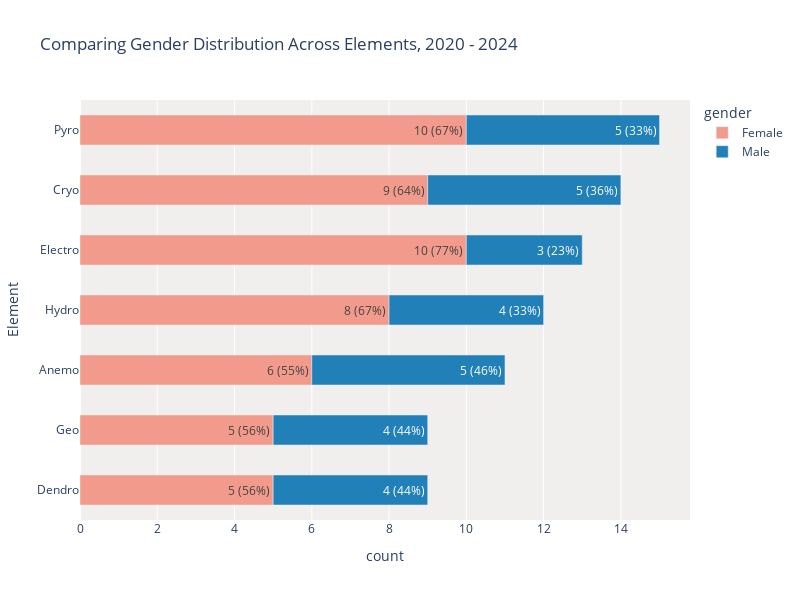

Write notebook code for a chart like this one.
### Markdown cell above
I also opted for bar charts for these visuals, using the same color mapping for gender. These visualizations feature stacked bars for conciseness.

### Code cell
# Is there a group with the most equal distribution? Are they concentrated in certain weapons? Vision types?
df_grouped = df.groupby(['vision', 'gender']).count().reset_index()
df_grouped = df_grouped[['vision', 'gender', 'character_name']].rename(columns={'character_name':'count'})
df_grouped['percentage'] = round(df_grouped['count']/df_grouped.groupby(['vision'])['count'].transform('sum')*100,1)

df_grouped
fig = px.bar(df_grouped, x="count", y="vision", color="gender", hover_data=['gender', 'count', 'percentage'],
            title = 'Comparing Gender Distribution Across Elements, 2020 - 2024',
            width=800, height=600, text_auto=False,
            text=['{} ({:.0%})'.format(v, p/100) for v,p in zip(df_grouped['count'], df_grouped['percentage'])],
            color_discrete_map={
                'Male': '#2280B8',
                'Female': '#F29A8B'},
            orientation='h',
             labels={
                     "vision": "Element"}

)

fig.update_traces(width = .5)
fig.update_layout( plot_bgcolor='#F1EEEE')
fig.update_layout(yaxis={'categoryorder': 'total ascending'})


fig.show()

### Figure 1 — Plotly figure (JSON) as saved in the notebook; plotly's stock layout.template omitted (floating-point values rounded to 4 significant figures)
{"data": [{"alignmentgroup": "True", "customdata": [["Female", 54.5], ["Female", 64.3], ["Female", 55.6], ["Female", 76.9], ["Female", 55.6], ["Female", 66.7], ["Female", 66.7]], "hovertemplate": "gender=%{customdata[0]}<br>count=%{x}<br>Element=%{y}<br>text=%{text}<br>percentage=%{customdata[1]}<extra></extra>", "legendgroup": "Female", "marker": {"color": "#F29A8B", "pattern": {"shape": ""}}, "name": "Female", "offsetgroup": "Female", "orientation": "h", "showlegend": true, "text": ["6 (55%)", "9 (64%)", "5 (56%)", "10 (77%)", "5 (56%)", "8 (67%)", "10 (67%)"], "textposition": "auto", "type": "bar", "width": 0.5, "x": [6, 9, 5, 10, 5, 8, 10], "xaxis": "x", "y": ["Anemo", "Cryo", "Dendro", "Electro", "Geo", "Hydro", "Pyro"], "yaxis": "y"}, {"alignmentgroup": "True", "customdata": [["Male", 45.5], ["Male", 35.7], ["Male", 44.4], ["Male", 23.1], ["Male", 44.4], ["Male", 33.3], ["Male", 33.3]], "hovertemplate": "gender=%{customdata[0]}<br>count=%{x}<br>Element=%{y}<br>text=%{text}<br>percentage=%{customdata[1]}<extra></extra>", "legendgroup": "Male", "marker": {"color": "#2280B8", "pattern": {"shape": ""}}, "name": "Male", "offsetgroup": "Male", "orientation": "h", "showlegend": true, "text": ["5 (46%)", "5 (36%)", "4 (44%)", "3 (23%)", "4 (44%)", "4 (33%)", "5 (33%)"], "textposition": "auto", "type": "bar", "width": 0.5, "x": [5, 5, 4, 3, 4, 4, 5], "xaxis": "x", "y": ["Anemo", "Cryo", "Dendro", "Electro", "Geo", "Hydro", "Pyro"], "yaxis": "y"}], "layout": {"barmode": "relative", "height": 600, "legend": {"title": {"text": "gender"}, "tracegroupgap": 0}, "plot_bgcolor": "#F1EEEE", "title": {"text": "Comparing Gender Distribution Across Elements, 2020 - 2024"}, "width": 800, "xaxis": {"anchor": "y", "domain": [0, 1], "title": {"text": "count"}}, "yaxis": {"anchor": "x", "categoryorder": "total ascending", "domain": [0, 1], "title": {"text": "Element"}}}}
